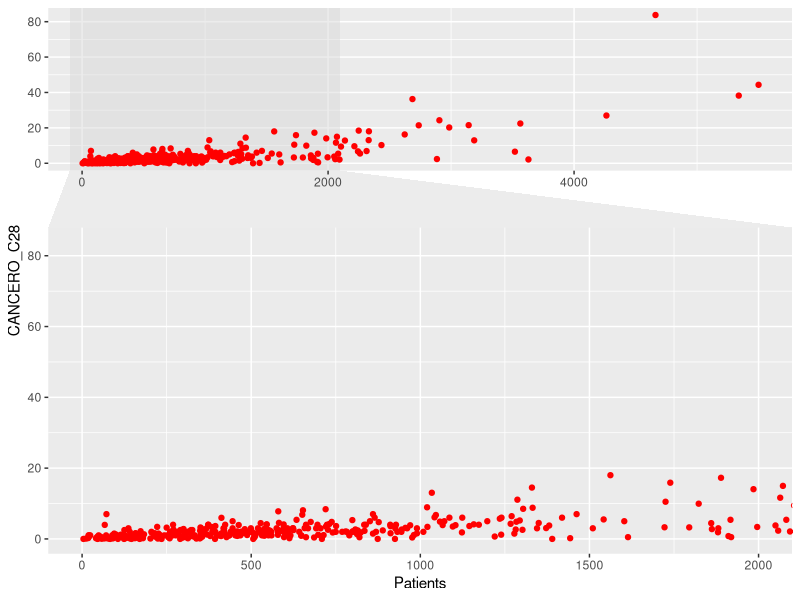
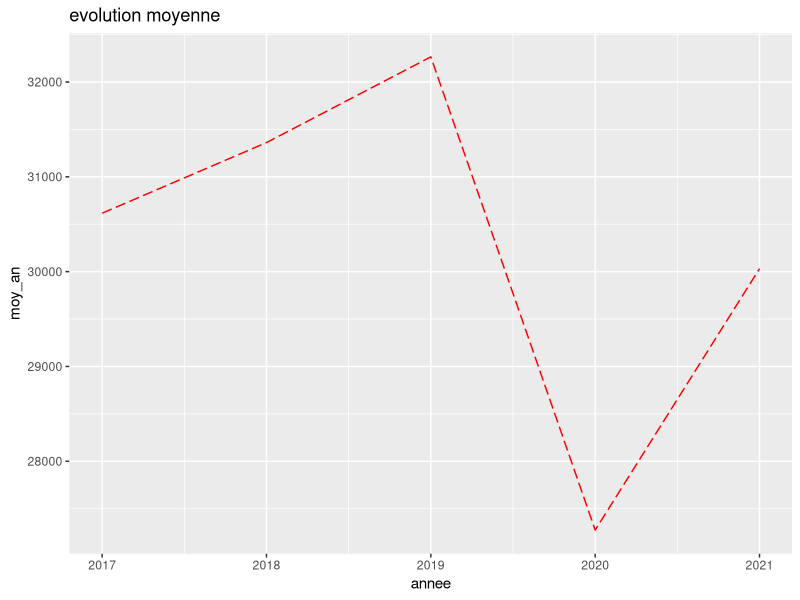
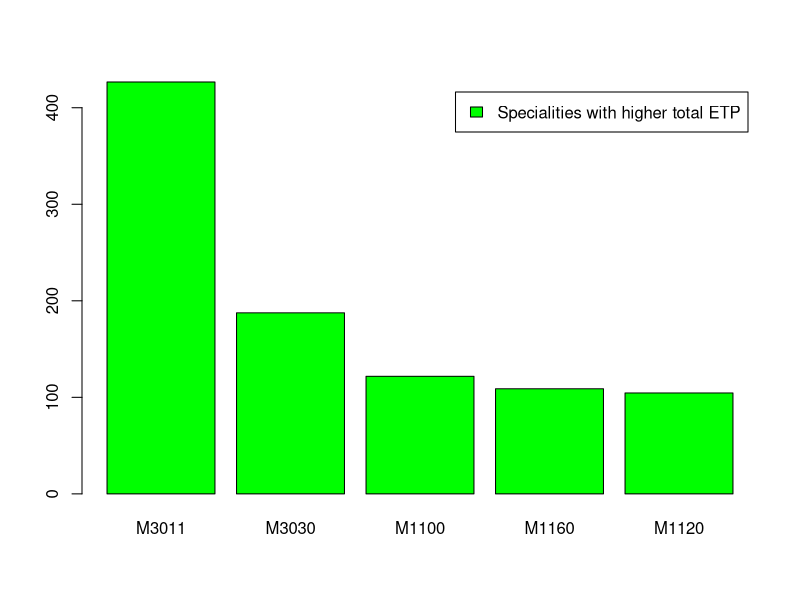
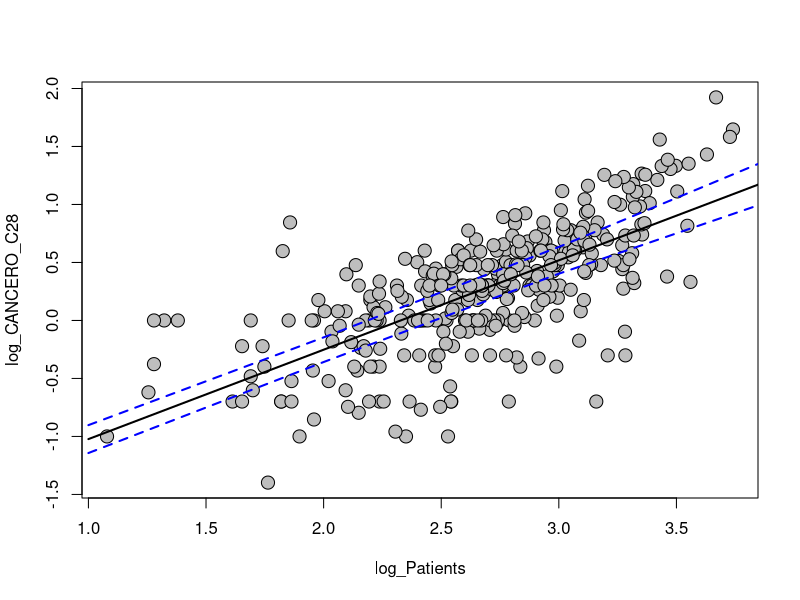
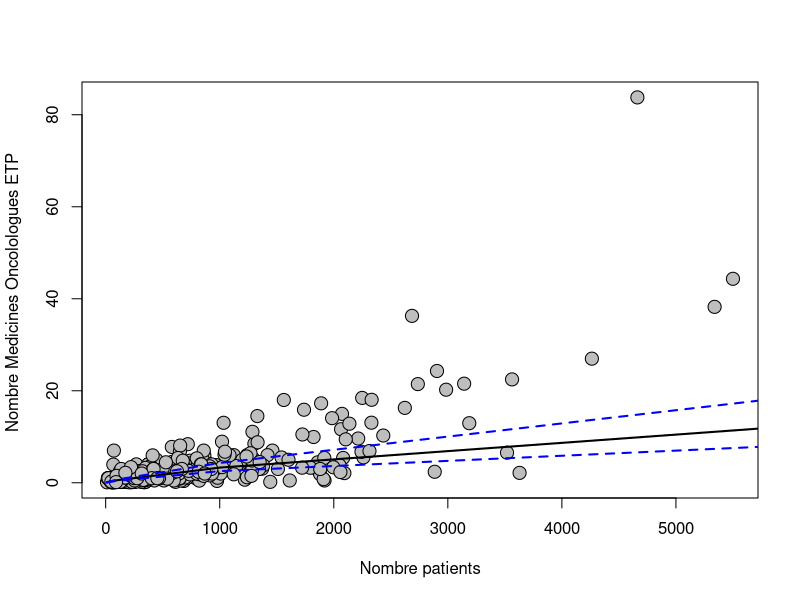
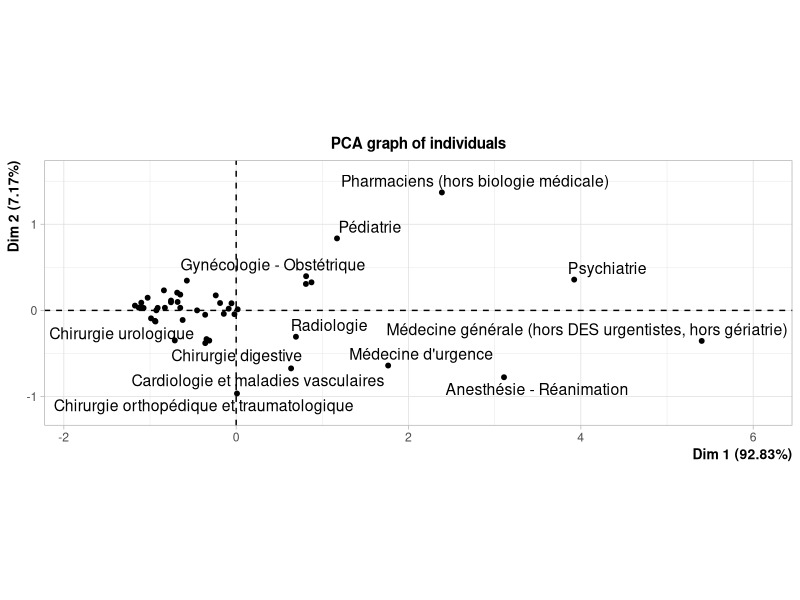
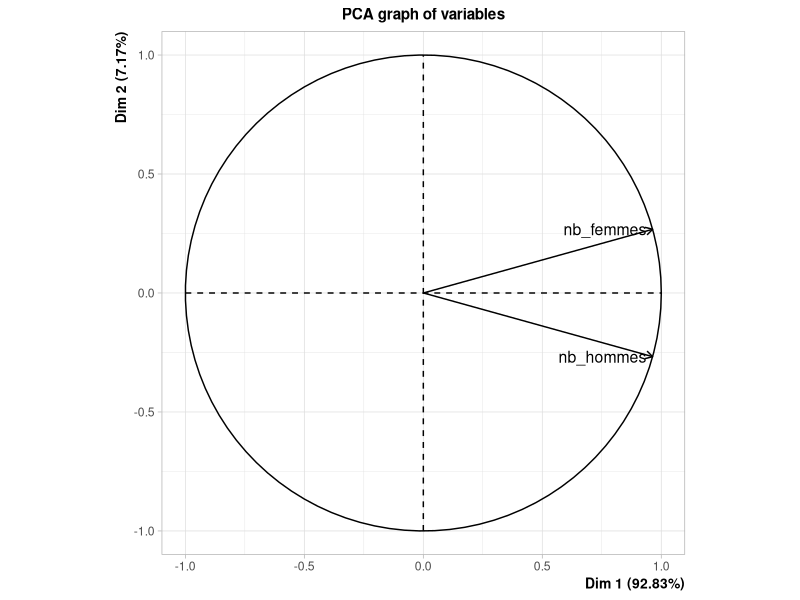
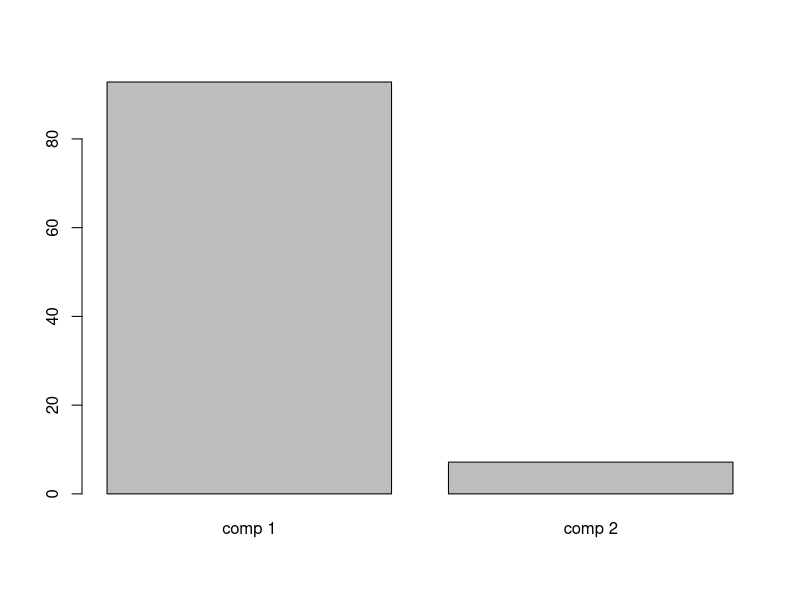

Write the R code that produced these figures, in order.
## ---- chunk 1
#To run first
#Imports of packages
library('tidyverse')
library("ggforce") #for graphs
library("dplyr") #for sql data manipulation
library("sqldf")
library("lmtest") #for Breusch-Pagan Test for etero
library("FactoMineR")
## ---- chunk 2

getwd()
setwd(dirname(rstudioapi::getActiveDocumentContext()$path))

cancero <- read.csv(file = "Donnees-20221103/CANCERO_2019.csv",
                    header = TRUE, sep = ";", dec = ".")

desc_cancero <- read.csv(file = "Donnees-20221103/Desc_Cancero_Urgences.csv",
                         header = TRUE, sep = ",", dec = ".")

urgences2017  <- read.csv(file = "Donnees-20221103/URGENCES2_2017.csv",
                         header = TRUE, sep = ";", dec = ".")

urgences2018  <- read.csv(file = "Donnees-20221103/URGENCES2_2018.csv",
                         header = TRUE, sep = ";", dec = ".")

urgences2019  <- read.csv(file = "Donnees-20221103/URGENCES2_2019.csv",
                         header = TRUE, sep = ";", dec = ".")

urgences2020  <- read.csv(file = "Donnees-20221103/URGENCES2_2020.csv",
                         header = TRUE, sep = ";", dec = ".")

urgences2021  <- read.csv(file = "Donnees-20221103/URGENCES2_2021.csv",
                         header = TRUE, sep = ";", dec = ".")

Q20 <- read.csv(file = "Donnees-20221103/Q20_2019.csv",
                         header = TRUE, sep = ";", dec = ".")

desc_Q20 <- read.csv(file = "Donnees-20221103/Desc_Q20.csv",
                         header = TRUE, sep = ",", dec = ".")

## ---- chunk 3
#attach databases, only run once
attach(cancero)
attach(desc_cancero)

## ---- chunk 4
#Define functions

#given an iterable X returns a vector without doublons of elements in L
no_doublons <- function(X){
      L <- list()
      for (x in X){
            if (! x %in% L){
                  L <- c(L,x)
            }
      }
      return(L)
}

#sum excluding na values
sum2 <- function(vector) {
      return(sum(vector[! is.na(vector)]))
}



## ---- chunk 5
N_chem_adults_MCO <- sum(CANCERO_A11[! is.na(CANCERO_A11)])
print(N_chem_adults_MCO)
## ---- chunk 6
N_chem_adults_HAD <- sum(CANCERO_B11[! is.na(CANCERO_B11)]) 
N_chem_childs_MCO <- sum(CANCERO_C11[! is.na(CANCERO_C11)]) 
N_chem_childs_HAD <- sum(CANCERO_D11[! is.na(CANCERO_D11)]) 

HAD_tot <- N_chem_adults_HAD + N_chem_childs_HAD
MCO_tot <- N_chem_adults_MCO + N_chem_childs_MCO
sprintf("The HAD adults percentage is :%.2f%%", N_chem_adults_HAD/HAD_tot*100)
sprintf("The MCO adults percentage is: %.2f%%", N_chem_adults_MCO/MCO_tot*100)

## ---- chunk 7
cancero$Patients <- CANCERO_A11 + CANCERO_B11 + CANCERO_C11 + CANCERO_D11


ggplot(cancero) + 
      geom_point(aes(x = Patients, y = CANCERO_C28), col = "red")+
      facet_zoom(xlim = c(0, 2000)) #zoom

## ---- chunk 8
#il y a un souci ici je pense A REVOIR
#urgenero <- merge(cancero, urgences, by = "FI") #inner join
urgtot <- urgences2019[urgences2019$URG== "GEN", "dt80"] + urgences2019[urgences2019$URG == "GEN", "dt18"]
prop <- urgences2019[urgences2019$URG== "GEN", "dt80"] / urgtot
sprintf("l’unité d’urgence générale pour laquelle la proportion de patients de moins de 18 ans est la plus élevée est FI = %s", 
         urgences2019[urgences2019$URG =="GEN", ]$FI[which.max(prop)])
## ---- chunk 9
nb_unit_lit_nouveaux <-0
urgences2019_2020<-merge(urgences2019[urgences2019$URG == "GEN",],urgences2020[urgences2020$URG == "GEN",], by="FI")
nb_lit_nouveaux<-urgences2019_2020[,"LIT_UHCD.x"]-urgences2019_2020[, "LIT_UHCD.y"]
nb_lit_nouveaux<-nb_lit_nouveaux[!is.na(nb_lit_nouveaux)]
for(i in seq(1,length(nb_lit_nouveaux))){
  if (nb_lit_nouveaux[i] > 0){
    nb_unit_lit_nouveaux <- nb_unit_lit_nouveaux +1
  }
}
sprintf("nombre d’unites générales qui ont rajoute des lits en 2020 par rapport a 2019 : %i", nb_unit_lit_nouveaux)
## ---- chunk 10
moy_2017<-mean(urgences2017[urgences2017$URG == "GEN","PASSU"],na.rm=TRUE)
moy_2018<-mean(urgences2018[urgences2018$URG == "GEN","PASSU"],na.rm=TRUE)
moy_2019<-mean(urgences2019[urgences2019$URG == "GEN","PASSU"],na.rm=TRUE)
moy_2020<-mean(urgences2020[urgences2020$URG == "GEN","PASSU"],na.rm=TRUE)
moy_2021<-mean(urgences2021[urgences2021$URG == "GEN","PASSU"],na.rm=TRUE)

moy_an<-c(moy_2017,moy_2018,moy_2019,moy_2020,moy_2021)
annee<- c(2017,2018,2019,2020,2021)
evo_an<-data.frame(annee, moy_an)

ggplot(data = evo_an, aes(x=annee, y=moy_an )) + 
  geom_line(color = "red", linetype = 5) +
   ggtitle("evolution moyenne")
## ---- chunk 11
d = dim(Q20)
colran = 1:d[2]
rowran = 1:d[1]
for (i in colran) {
      n_na = length(rowran[is.na(Q20[,i])])  
      name = names(Q20)[i]
      print(sprintf("La proportion de donnèes manquantes de %s est %.3f per cent",
                     name,  n_na/d[1]*100))
}

## ---- chunk 12

#Names of all specialities, last is "total"
specialites <- sqldf('select distinct "Label.modalité", "Valeur.Modalité"
                      from desc_Q20
                      where "Variable" = "EFFSALPLF" or
                      "Variable" = "EFFSALPLH"')

propH <- t(rbind(specialites[, 1], specialites[, 2], specialites[,1])) #has one row for every speciality and 3 columns
len <- dim(propH)[1]

#Could've also added a new variable to specialites
for (i in 1:len) {
      job <- propH[i,]
      H_indices <- Q20$"PERSO" == job[2]
      F_indices <- Q20$"PERSO" == job[2]
      Hommes_job_total <- sum2(Q20$"EFFSALPLH"[H_indices])
      Femmes_job_total <- sum2(Q20$"EFFSALPLF"[F_indices])
      job_total <- Hommes_job_total + Femmes_job_total
      propH[i,3] <- Hommes_job_total / job_total
}
## ---- chunk 13
i <- which.max(propH[,3])
sprintf("%s has a male staff percentage of %.2f%%", propH[i,1], as.double(propH[i,3])*100)
## ---- chunk 14
i <- which.min(propH[,3])
sprintf("%s has a male staff percentage of %.2f%%", propH[i,1], as.double(propH[i,3])*100)
## ---- chunk 15
dist_vector <- abs(as.double(propH[,3]) - 1/2)
i <- which.min(propH[,3])
sprintf("%s has a male staff percentage of %.2f%%", propH[i,1], as.double(propH[i,3])*100)
## ---- chunk 16

specialites$ETP_tot <- rep(0,len)

for (i in 1:len) {
      indices <- Q20$"PERSO" == specialites[i,2] #finds indices corresponding to speciality ID
      tot_ETP <- sum2(Q20$"ETP_PU"[indices])
      specialites$ETP_tot[i] <- tot_ETP
}

ordered_specialites <- specialites[order(specialites$ETP_tot, decreasing = TRUE),]

## ---- chunk 17
indices <- c(1,3)
print(ordered_specialites[2:6,indices]) #the first line is the total
short_ordered_specialites <- ordered_specialites[2:6,]

barplot(height = short_ordered_specialites[,3], names.arg = short_ordered_specialites[,2], legend.text = "Specialities with higher total ETP", col = "green")


## ---- chunk 18
#variables we care about: Patients, CANCERO_C28 of cancero
model_cancero <- lm(CANCERO_C28 ~ Patients, data = cancero)
bptest(model_cancero)

## ---- chunk 19
cancero$log_Patients <- log10(cancero$Patients)
#cancero$log_Patients[is.infinite(cancero$log_Patients),] <- NA 
cancero$log_CANCERO_C28 <- log10(cancero$CANCERO_C28)
cancero$log_CANCERO_C28[is.infinite(cancero$log_CANCERO_C28)] <- NA 
model2_cancero <- lm(log_CANCERO_C28 ~ log_Patients, data = cancero)
bptest(model2_cancero)

## ---- chunk 20
summary(model2_cancero)
## ---- chunk 21
#remove Na values
  x <- cancero$log_Patients
  y <- cancero$log_CANCERO_C28
  non_na_indices <- !is.na(x + y) 
  x <- x[non_na_indices]
  y <- y[non_na_indices]
  #non_null_indices <- !is.null(x+y)
  #x <- x[non_null_indices]
  #y <- y[non_null_indices]
  
  n <- length(x) #find number of samples after removal of Na values
  lm.model <- lm(y ~ x) # Fit linear model

  
  # Extract fitted coefficients from model
  b0 <- lm.model$coefficients[1]
  b1 <- lm.model$coefficients[2]
  
  # Find SSE and MSE
  sse <- sum((y - lm.model$fitted.values)^2)
  mse <- sse / (n - 2)
  t.val <- qt(0.975, n - 2) # Calculate critical t-value
  
  # Fit linear model with extracted coefficients
  x_new <- 1:max(x)
  y.fit <- b1 * x_new + b0
  
  # Find the standard error of the regression line
  se <- sqrt(sum((y - y.fit)^2) / (n - 2)) * sqrt(1 / n + (x - mean(x))^2 / sum((x -      mean(x))^2))
  
  # Fit a new linear model that extends past the given data points (for plotting)
  x_new2 <- 1:max(x + 100)
  y.fit2 <- b1 * x_new2 + b0
  
   # Warnings of mismatched lengths are suppressed
  slope.upper <- suppressWarnings(y.fit2 + t.val * se)
  slope.lower <- suppressWarnings(y.fit2 - t.val * se)
  x_bands <- 1:length(se)
  
  # Collect the computed confidence bands into a data.frame and name the colums
  bands <- data.frame(cbind(slope.lower, slope.upper))
  colnames(bands) <- c('Lower Confidence Band', 'Upper Confidence Band')
  
  # Plot the fitted linear regression line and the computed confidence bands
  plot(x, y, cex = 1.75, pch = 21, bg = 'gray', xlab = "log_Patients", ylab = "log_CANCERO_C28")
  lines(y.fit2, col = 'black', lwd = 2)
  lines(bands[1], col = 'blue', lty = 2, lwd = 2)
  lines(bands[2], col = 'blue', lty = 2, lwd = 2)
  
  # Plot the fitted linear regression line and the computed confidence bands
  # on the non-log adjusted graph 
  
  plot(10^x, 10^y, cex = 1.75, pch = 21, bg = 'gray', xlab = "Nombre patients",   ylab = "Nombre Medicines Oncolologues ETP ")
  lines(y = 10^y.fit2, x= 10^x_new2, col = 'black', lwd = 2)
  lines(y = 10^bands[,1], x = 10^x_bands, col = 'blue', lty = 2, lwd = 2)
  lines(y = 10^bands[,2], x = 10^x_bands, col = 'blue', lty = 2, lwd = 2)

## ---- chunk 22
job_ids<-levels(factor(Q20$PERSO))
job_titles <- c()
for(i in 1:length(job_ids)){
  d20 <- desc_Q20[desc_Q20$Valeur.Modalité==job_ids[i],"Label.modalité"]
  job_titles[i]<-d20[1]
}
nb_hommes<-c()
nb_femmes<-c()
for(i in 1:length(job_ids)){
  nb_hommes[i]<-sum(Q20[Q20$PERSO == job_ids[i], "EFFSALPLH"], na.rm = TRUE)
  nb_femmes[i]<-sum(Q20[Q20$PERSO == job_ids[i], "EFFSALPLF"], na.rm = TRUE)
}

specialites_hf <- data.frame(nb_femmes,nb_hommes)
rownames(specialites_hf)<-job_titles
specialites_hf<-specialites_hf[1:(length(job_titles)-1),]
summary(specialites_hf)
## ---- chunk 23
acp_specialites<-PCA(specialites_hf)
barplot(acp_specialites$eig[,2])
## ---- chunk 24
plot(acp_specialites,choix="var",axes=c(1,2))
